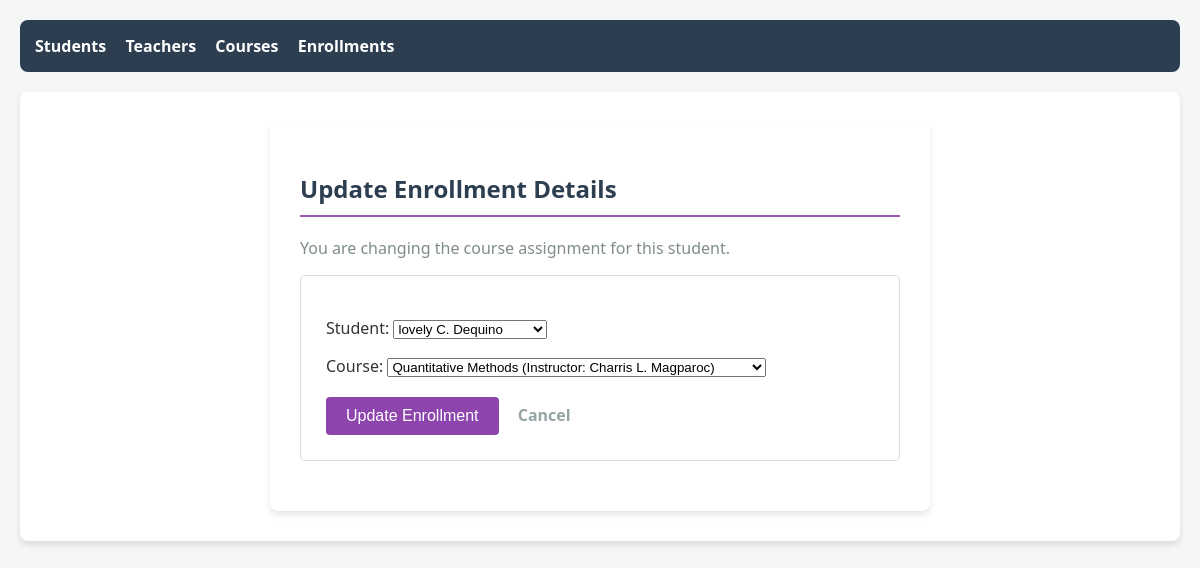
Page /enroll/update/2/ on the committed database.
### students/models.py (models this page shows)
class Enrollment(models.Model):
    student = models.ForeignKey(Student, on_delete=models.CASCADE)
    course = models.ForeignKey(Course, on_delete=models.CASCADE)
    enrollment_date = models.DateField(auto_now_add=True)
    class Meta:
        unique_together = ('student', 'course')

### students/views.py (the view)
# urls.py: path('enroll/update/<int:pk>/', views.enrollment_update, name='enrollment_update'),
def enrollment_update(request, pk):
    enrollment = get_object_or_404(Enrollment, pk=pk)
    form = EnrollmentForm(request.POST or None, instance=enrollment)
    if request.method == "POST" and form.is_valid():
        form.save()
        return redirect('enroll_student')
    return render(request, 'students/enrollment_form.html', {'form': form})

### students/forms.py
class EnrollmentForm(forms.ModelForm):
    class Meta:
        model = Enrollment
        fields = ['student', 'course']

### students/models.py (called while the page is built)
    def __str__(self):
        return self.fullname

    def __str__(self):
        return f"{self.course_name} (Instructor: {self.teacher.teacher_name})"

### students/templates/students/enrollment_form.html (shortened to what this page needs)
{% extends 'students/base.html' %}
{% block content %}
<div class="container" style="max-width: 600px; margin: 0 auto;">
    <h2 style="color: #2c3e50; border-bottom: 2px solid #9b59b6; padding-bottom: 10px;">
        Update Enrollment Details
    </h2>
    <p style="color: #7f8c8d;">You are changing the course assignment for this student.</p>
    <form method="POST" style="background: #ffffff; border: 1px solid #ddd; padding: 25px;">
        <div class="form-group">
            {{ form.as_p }}
        </div>
        <div style="margin-top: 20px;">
            <button type="submit"
                    style="background-color: #8e44ad;"
                    onclick="return confirm('Are you sure you want to change this enrollment record?');">
                Update Enrollment
            </button>
            <a href="{% url 'enroll_student' %}"
               style="text-decoration: none; color: #95a5a6; margin-left: 15px; font-weight: bold;">
               Cancel
            </a>
        </div>
    </form>
</div>
{% endblock %}

### students/templates/students/base.html (style rules this page uses)
body { font-family: 'Segoe UI', Tahoma, Geneva, Verdana, sans-serif; background-color: #f4f7f6; margin: 0; padding: 20px; color: #333; }
.container { background-color: white; padding: 30px; border-radius: 8px; box-shadow: 0 4px 6px rgba(0,0,0,0.1); }
form { background: #e9ecef; padding: 20px; border-radius: 5px; margin-bottom: 20px; }
button { background-color: #18bc9c; color: white; border: none; padding: 10px 20px; border-radius: 4px; cursor: pointer; font-size: 16px; }

### rows in the picture
Enrollment: student "lovely C. Dequino", course "Quantitative Methods (Instructor: Charris L. Magparoc)"
